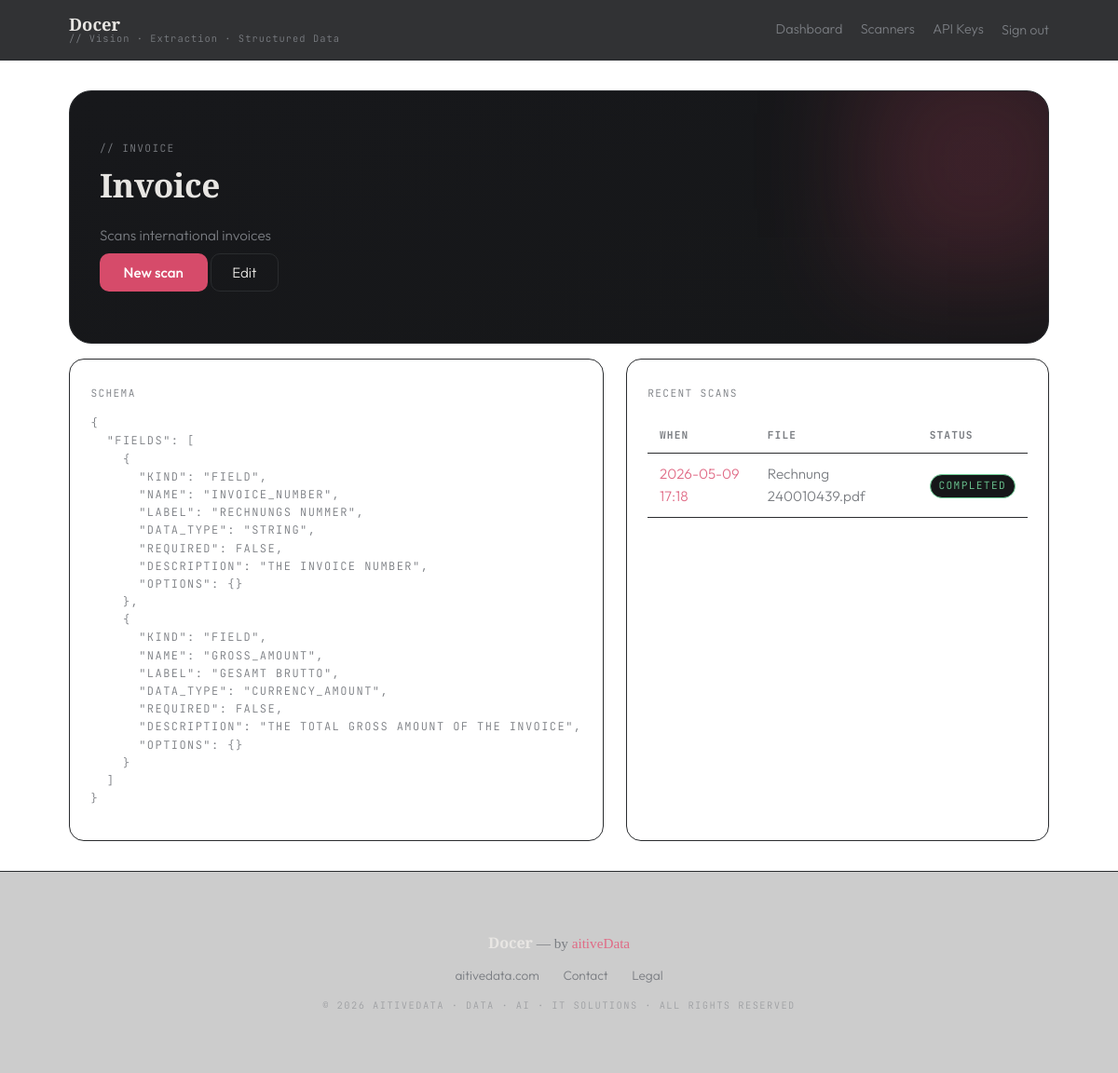
The app's page /bernhard-gluck/scanners/invoice/ (signed in) with its own data.
### apps/scanners/models.py (models this page shows, shortened)
class Scanner(models.Model):
    account = models.ForeignKey(Account, on_delete=models.CASCADE, related_name="scanners")
    name = models.CharField(max_length=120)
    slug = models.SlugField(max_length=80)
    description = models.TextField(blank=True)
    priming_prompt = models.TextField(blank=True)
    language_hint = models.CharField(max_length=10, blank=True)
    model_override = models.CharField(max_length=120, blank=True)
    schema_json = models.JSONField(default=dict)
    created_at = models.DateTimeField(auto_now_add=True)
    updated_at = models.DateTimeField(auto_now=True)
    class Meta:
        constraints = [
            models.UniqueConstraint(fields=["account", "slug"], name="uniq_scanner_account_slug"),
        ]
        ordering = ["-updated_at"]

### apps/scans/models.py (models this page shows, shortened)
class Scan(models.Model):
    QUEUED = "queued"
    PREPARING = "preparing"
    EXTRACTING = "extracting"
    LOCATING = "locating"
    COMPLETED = "completed"
    FAILED = "failed"
    PARTIAL = "partial"
    STATUS_CHOICES = [
        (QUEUED, "Queued"),
        (PREPARING, "Preparing"),
        (EXTRACTING, "Extracting"),
        (LOCATING, "Locating"),
        (COMPLETED, "Completed"),
        (FAILED, "Failed"),
        (PARTIAL, "Partial"),
    ]
    TERMINAL = {COMPLETED, FAILED, PARTIAL}
    account = models.ForeignKey(Account, on_delete=models.CASCADE, related_name="scans")
    scanner = models.ForeignKey(Scanner, on_delete=models.CASCADE, related_name="scans")
    file = models.ForeignKey(StoredFile, on_delete=models.PROTECT, related_name="scans")
    status = models.CharField(max_length=16, choices=STATUS_CHOICES, default=QUEUED)
    progress_pct = models.PositiveSmallIntegerField(default=0)
    progress_message = models.CharField(max_length=200, blank=True)
    extracted_json = models.JSONField(null=True, blank=True)
    error_message = models.TextField(blank=True)
    pages_processed = models.PositiveSmallIntegerField(default=0)
    created_at = models.DateTimeField(auto_now_add=True)
    started_at = models.DateTimeField(null=True, blank=True)
    finished_at = models.DateTimeField(null=True, blank=True)
    class Meta:
        ordering = ["-created_at"]

### apps/files/models.py (models this page shows, shortened)
class StoredFile(models.Model):
    account = models.ForeignKey(Account, on_delete=models.CASCADE, related_name="files")
    sha256 = models.CharField(max_length=64, db_index=True)
    mime = models.CharField(max_length=80)
    size = models.PositiveBigIntegerField()
    blob_path = models.CharField(max_length=500)
    original_name = models.CharField(max_length=255)
    page_count = models.PositiveSmallIntegerField(default=0)
    created_at = models.DateTimeField(auto_now_add=True)
    class Meta:
        constraints = [
            models.UniqueConstraint(fields=["account", "sha256"], name="uniq_file_account_sha256"),
        ]

### apps/web/views.py (the view)
# urls.py: path("<slug:account_slug>/scanners/<slug:scanner_slug>", views.scanner_detail, name="scanner_detail"),
@login_required
def scanner_detail(request: HttpRequest, account_slug: str, scanner_slug: str) -> HttpResponse:
    deny = _require_member(request)
    if deny:
        return deny
    account = request.account
    scanner = get_object_or_404(Scanner, account=account, slug=scanner_slug)
    recent = scanner.scans.order_by("-created_at")[:8]
    return render(
        request,
        "web/scanner_detail.html",
        {
            "account": account,
            "scanner": scanner,
            "schema_pretty": json.dumps(scanner.schema_json, indent=2),
            "recent_scans": recent,
        },
    )

### apps/web/context.py (called while the page is built)
def brand(request: HttpRequest) -> dict:
    return {
        "brand_name": "Docer",
        "brand_tagline": "// Vision · Extraction · Structured Data",
        "current_account": getattr(request, "account", None),
    }

### apps/web/views.py (called while the page is built)
def _require_member(request: HttpRequest) -> HttpResponse | None:
    if not request.user.is_authenticated:
        return redirect("auth:login")
    if request.account is None:
        return HttpResponseForbidden("Account context missing")
    if request.account_membership is None:
        return HttpResponseForbidden("Not a member of this account")
    return None

### templates/web/scanner_detail.html (shortened to what this page needs)
{% extends "base.html" %}
{% block content %}
<section class="hero">
  <span class="mono">// {{ scanner.slug }}</span>
  <h1>{{ scanner.name }}</h1>
  {% if scanner.description %}<p class="muted">{{ scanner.description }}</p>{% endif %}
  <p>
    <a class="btn-primary" href="{% url 'web:scan_create' account_slug=account.slug scanner_slug=scanner.slug %}">New scan</a>
    <a class="btn-ghost" href="{% url 'web:scanner_edit' account_slug=account.slug scanner_slug=scanner.slug %}">Edit</a>
  </p>
</section>
<div class="spacer"></div>
<div class="grid-2">
  <div class="card">
    <span class="mono">Schema</span>
    <pre class="mono" style="overflow:auto;font-size:0.75rem;">{{ schema_pretty }}</pre>
  </div>
  <div class="card">
    <span class="mono">Recent scans</span>
    {% if recent_scans %}
    <table class="data">
      <thead><tr><th>When</th><th>File</th><th>Status</th></tr></thead>
      <tbody>
        {% for s in recent_scans %}
        <tr>
          <td><a href="{% url 'web:scan_detail' account_slug=account.slug scan_id=s.id %}">{{ s.created_at|date:"Y-m-d H:i" }}</a></td>
          <td class="muted">{{ s.file.original_name }}</td>
          <td><span class="pill {{ s.status }}">{{ s.status }}</span></td>
        </tr>
        {% endfor %}
      </tbody>
    </table>
    {% else %}<p class="muted">No scans yet.</p>{% endif %}
  </div>
</div>
{% endblock %}

### static/css/theme.css (style rules this page uses)
:root { --bg: #0E0F11; --surface: #161719; --surface-warm: #17181B; --border: #2A2C2F; --text: #E8E6E3; --muted: #7A7D82; --accent: #D64B6A; --accent-light: #E06B86; --accent-glow: rgba(214, 75, 106, 0.25); --accent-dim: rgba(214, 75, 106, 0.08); --error: #F25D78; --success: #6FCF97; --radius-sm: 10px; --radius-md: 16px; --radius-lg: 24px; }
* { box-sizing: border-box; }
html, body { margin: 0; padding: 0; }
body { background: var(--bg) radial-gradient(circle at 25% 15%, var(--accent-dim), transparent 40%) radial-gradient(circle at 75% 85%, var(--accent-dim), transparent 40%); color: var(--text); font-family: 'Outfit', system-ui, -apple-system, sans-serif; font-weight: 300; font-size: 0.95rem; line-height: 1.6; min-height: 100vh; display: flex; flex-direction: column; }
h1, h2, h3, h4 { font-family: 'Libre Baskerville', serif; font-weight: 700; letter-spacing: -0.01em; margin: 0 0 0.6rem 0; }
h1 { font-size: 2.2rem; }
.mono, .label, .pill, .uppercase-label { font-family: 'JetBrains Mono', ui-monospace, monospace; font-size: 0.7rem; letter-spacing: 0.12em; text-transform: uppercase; color: var(--muted); }
a { color: var(--accent-light); text-decoration: none; }
.btn-primary, button.btn-primary { background: var(--accent); color: #fff; border: 0; border-radius: var(--radius-sm); padding: 0.7rem 1.6rem; font-family: 'Outfit', sans-serif; font-weight: 500; cursor: pointer; transition: transform 0.15s ease, box-shadow 0.2s ease, background 0.2s ease; }
.btn-ghost { background: transparent; color: var(--text); border: 1px solid var(--border); border-radius: var(--radius-sm); padding: 0.6rem 1.4rem; cursor: pointer; font-family: 'Outfit', sans-serif; }
.card, .panel { background: rgba(255, 255, 255, 0.03); border: 1px solid var(--border); border-radius: var(--radius-md); padding: 1.4rem; backdrop-filter: blur(12px); }
.hero { background: linear-gradient(160deg, var(--surface-warm), var(--surface)); border: 1px solid var(--border); border-radius: var(--radius-lg); padding: 3rem 2rem; position: relative; overflow: hidden; }
.hero::after { content: ''; position: absolute; top: -50px; right: -50px; width: 250px; height: 250px; background: var(--accent); opacity: 0.2; filter: blur(60px); pointer-events: none; }
table.data { width: 100%; border-collapse: collapse; margin: 1rem 0; }
table.data th, table.data td { text-align: left; padding: 0.6rem 0.8rem; border-bottom: 1px solid var(--border); }
table.data th { font-family: 'JetBrains Mono', monospace; font-size: 0.7rem; letter-spacing: 0.1em; text-transform: uppercase; color: var(--muted); }
.muted { color: var(--muted); }
.spacer { height: 1rem; }
.grid-2 { display: grid; grid-template-columns: 1fr 1fr; gap: 1.5rem; }
.pill { display: inline-block; padding: 0.18rem 0.55rem; border-radius: 999px; border: 1px solid var(--border); background: var(--surface); color: var(--muted); }
.pill.completed { color: var(--success); border-color: var(--success); }

### records on screen
Scanner: slug "INVOICE", name "Invoice", description "Scans international invoices"
Scan: created_at "2026-05-09 17:18", file.original_name "Rechnung 240010439.pdf", status "COMPLETED"

### other values on screen
{{ brand_name }} "Docer"
{{ brand_tagline }} "// Vision · Extraction · Structured Data"
